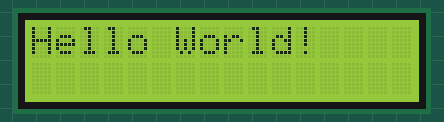
A sketch run on a simulated Arduino Uno, built with avr-gcc and run on an emulated ATmega328P. On the bench: 16×2 character LCD.

Above: at 0.1 s.
At 3.2 s:
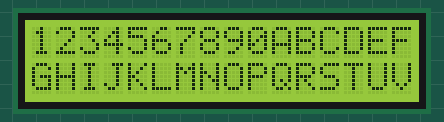

The sketch:

arduino_16x2_lcd.ino
```cpp
/*
      Hello World! voor 16x2 LCD display on Geekcreit Arduino Uno

      This is the code I use to control the Hitachi HD44780 compatible 16x2 LCD display from my
      Chinese "Geekcreit"-brand Arduino clone. The display has a I2C module soldered on the back.

      It is connected like this:

      LCD: GND -> Uno: GND
      LCD: VCC -> Uno: 5V
      LCD: SDA -> Uno: A4
      LCD: SCL -> Uno: A5

      See the blog post at https://oneguyoneblog.com/2016/08/08/geekcreit-uno-16x2-lcd-display/
 */

#include <Wire.h>
#include <LiquidCrystal_I2C.h>

#define I2C_ADDR    0x3F // Het adres van het display
#define BACKLIGHT_PIN     3

#define En_pin  2
#define Rw_pin  1
#define Rs_pin  0
#define D4_pin  4
#define D5_pin  5
#define D6_pin  6
#define D7_pin  7

LiquidCrystal_I2C	lcd(I2C_ADDR,En_pin,Rw_pin,Rs_pin,D4_pin,D5_pin,D6_pin,D7_pin);

void setup()
{
  lcd.begin (16,2); // 16x2 display

  lcd.setBacklightPin(BACKLIGHT_PIN,POSITIVE); // Backlight aan
  lcd.setBacklight(HIGH);
}

void loop()
{
  lcd.clear ();
  lcd.print("Hello World!");
  delay(3000);

  lcd.clear ();
  lcd.print("1234567890ABCDEF");
  lcd.setCursor (0,1);
  lcd.print("GHIJKLMNOPQRSTUV");
  delay(3000);
}
```

Measured:
- what the display in image 1 shows lasts 3.0 s, from 3.1 s to 6.1 s
